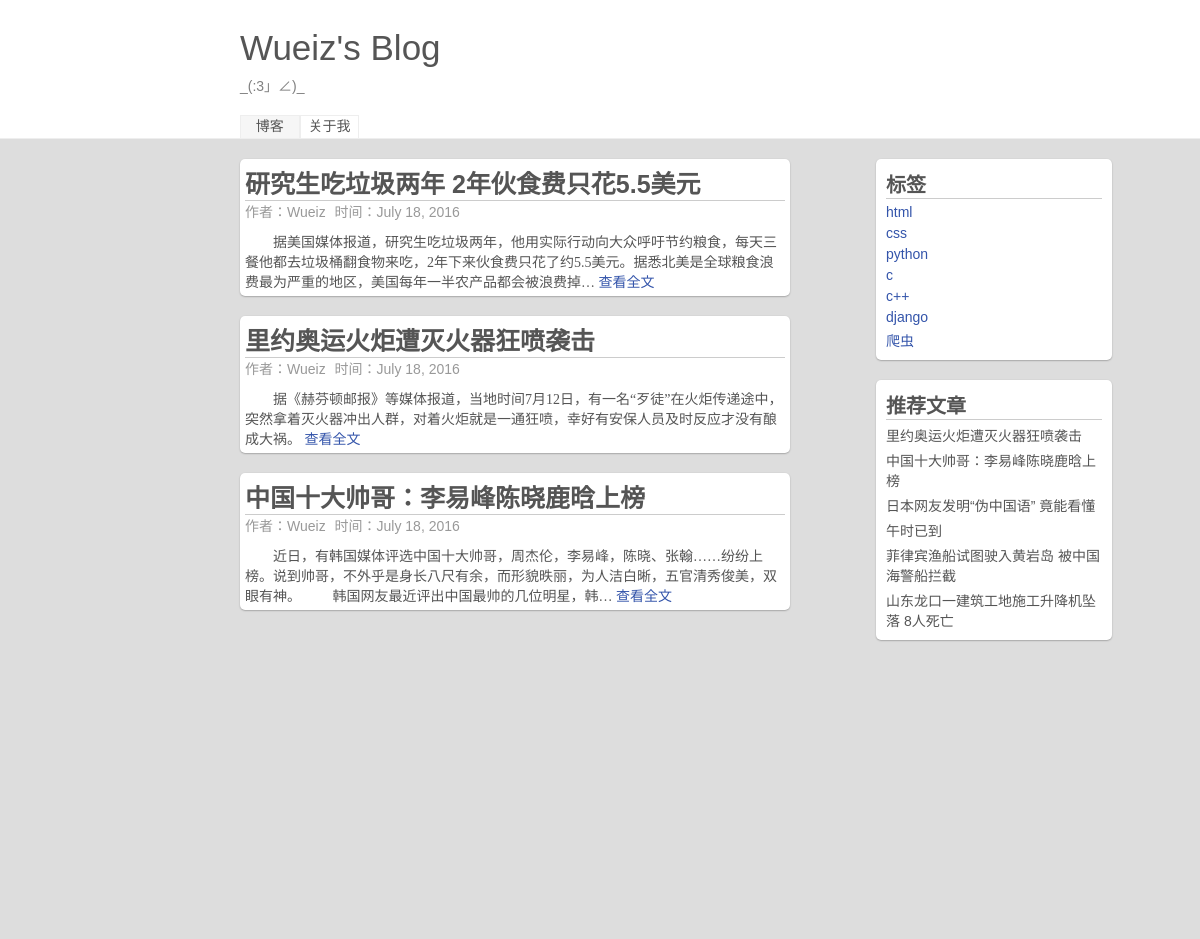
Screenshot of /tag/4 with the database file from the repository.
### myblog/models.py (models this page shows, shortened)
class article(models.Model):
    title = models.CharField('标题',max_length=200)
    content = models.TextField('内容',max_length=1000)
    date = models.DateField('日期')
    author = models.ManyToManyField('author')
    tag = models.ManyToManyField('tag')
    recommond = models.BooleanField('推荐',default=False)
    class Meta:
        verbose_name = '文章'
        verbose_name_plural = verbose_name
        ordering = ['-date']

class author(models.Model):
    name = models.CharField('作者名',max_length=10)
    email = models.EmailField('邮箱')
    class Meta:
        verbose_name = '作者'
        verbose_name_plural = verbose_name

class tag(models.Model):
    name = models.CharField('标签名',max_length=10)
    class Meta:
        verbose_name = '标签'
        verbose_name_plural = verbose_name

### myblog/views.py (the view)
# urls.py: url(r'^tag/(?P<t_id>\d+)',get_tag,name='tag')
def get_tag(requests,t_id):
    art_list = article.objects.filter(tag__id=t_id)
    tag_list = tag.objects.all()
    recommond_list = article.objects.filter(recommond=True)
    return render(requests, 'blog.html', {
        'art_list': art_list, 'tag_list': tag_list, 'recommond_list': recommond_list, 'next': False, 'pre': False
        })

### myblog/templates/blog.html (shortened to what this page needs)
<html>
<head>
</head>
{% load staticfiles %}
<link rel="stylesheet" type="text/css" href="{% static "css/style.css" %}">
<link rel="stylesheet" type="text/css" href="{% static "css/reset.css" %}">
<body>
	<header class='blog_header'>
		<div class='top_fixed'>
			<p class="blog_name">Wueiz's Blog</p>
			<p class="blog_info">_(:3」∠)_</p>
			<a href="{% url 'index' %}" class='top_button choice' title='我的博客'>博客</a><a href="#" class='top_button ' title='关于我'>关于我</a>
		</div>
	</header>
	<main class='blog_main'>
		<div class='left_main'>
            {% for art in art_list %}
			<div class='article_card'>
				<div class="article_title"><p>{{ art.title }}</p></div>
				<div class="article_info">
					<div class="article_auto">作者：{{ art.author.all.0.name }}</div>
					<div class="article_time">时间：{{ art.date }}</div>
				</div>
				<div class="article_content">
					{{  art.content|truncatechars_html:101 }}
                    {% if art == art_list.0 %}
					<a href='/article/{{ art.id }}' id="article" class='article_all'>查看全文</a>
                    {% else %}
                    <a href='/article/{{ art.id }}' class='article_all'>查看全文</a>
                    {% endif %}
				</div>
			</div>
            {% endfor %}
		</div>
		<div class="right_main">
			<div class="pigeonhole right_card">
				<div class="pig_info">标签</div>
				<ul>
                    {% for tag in tag_list %}
					<li class='pig_item'><a href='/tag/{{ tag.id }}'>{{ tag.name }}</a></li>
					{% endfor %}
				</ul>
			</div>
			<div class="recommond right_card">
				<div class="re_info">推荐文章</div>
				<ul>
                    {% for recommond in recommond_list %}
					<li class='re_item'><a href='/article/{{ recommond.id }}'>{{ recommond.title }}</a></li>
					{% endfor %}
				</ul>
			</div>
		</div>
	</main>
</body>
</html>

### myblog/static/css/style.css (style rules this page uses)
html,body { width: 100%; height: 100%; }
.blog_header { height: 138px; width: 100%; border-bottom: 1px solid #eee; }
.top_fixed { width: 80%; margin-left:20%; height: 110px; padding-top: 28px; }
.blog_name { font-size: 2.5em; font-weight: blod; margin-bottom: 7px; }
.blog_info { color:gray; margin-bottom: 20px; }
.top_button { display: inline-block; height: 20%; line-height: 1.5; width: 6%; text-align: center; margin: 0; border:1px solid #eee; text-decoration: none; }
.choice { background-color: #F6F6F6; }
.blog_main { background-color: #ddd; width: 100%; height: 100%; }
.left_main { float:left; width: 50%; margin-left: 20%; }
.right_main { float: right; width: 20%; margin-right: 7%; }
.article_card { width:90%; padding: 5px; margin-top: 20px; background-color: #fff ; border-radius: 5px; box-shadow: 0 .05rem .1rem rgba(0,0,0,.3); }
.article_title { width:100%; font-size: 25px; font-weight: 600; border-bottom: 1px solid #ccc; }
.article_info { width: 100%; margin-bottom: 10px; }
.article_time,.article_auto { display: inline-block; margin-right: 5px; color: #999; }
.article_content { text-indent: 2em; font-family: "Microsoft YaHei"; }
.article_all { color:#3354AA; }
.right_card { width:90%; padding: 10px; margin-top: 20px; background-color: #fff ; border-radius: 5px; box-shadow: 0 .05rem .1rem rgba(0,0,0,.3); }
.pig_item,.re_item { display: block; margin-top: 5px; }
.pig_item > a { color:#3354aa; }
.pig_info , .re_info { font-size: 20px; font-weight: 700; border-bottom: 1px solid #ccc; }

### rows the page displays
article: title "研究生吃垃圾两年 2年伙食费只花5.5美元", author.all.0.name "Wueiz", date "July 18, 2016", content "据美国媒体报道，研究生吃垃圾两年，他用实际行动向大众呼吁节约粮食，每天三餐他都去垃圾桶翻食物来吃，2年下来伙食费只花了约5.5美元。据悉北美是全球粮食浪费最为严重的地区，美国每年一半农产品都会被浪费掉…"
article: title "里约奥运火炬遭灭火器狂喷袭击", author.all.0.name "Wueiz", date "July 18, 2016", content "据《赫芬顿邮报》等媒体报道，当地时间7月12日，有一名“歹徒”在火炬传递途中，突然拿着灭火器冲出人群，对着火炬就是一通狂喷，幸好有安保人员及时反应才没有酿成大祸。"
article: title "中国十大帅哥：李易峰陈晓鹿晗上榜", author.all.0.name "Wueiz", date "July 18, 2016", content "近日，有韩国媒体评选中国十大帅哥，周杰伦，李易峰，陈晓、张翰……纷纷上榜。说到帅哥，不外乎是身长八尺有余，而形貌昳丽，为人洁白晰，五官清秀俊美，双眼有神。 韩国网友最近评出中国最帅的几位明星，韩…"
tag: name "html"
tag: name "css"
tag: name "python"
tag: name "c"
tag: name "c++"
tag: name "django"
tag: name "爬虫"
article: title "日本网友发明“伪中国语” 竟能看懂"
article: title "午时已到"
article: title "菲律宾渔船试图驶入黄岩岛 被中国海警船拦截"
article: title "山东龙口一建筑工地施工升降机坠落 8人死亡"
